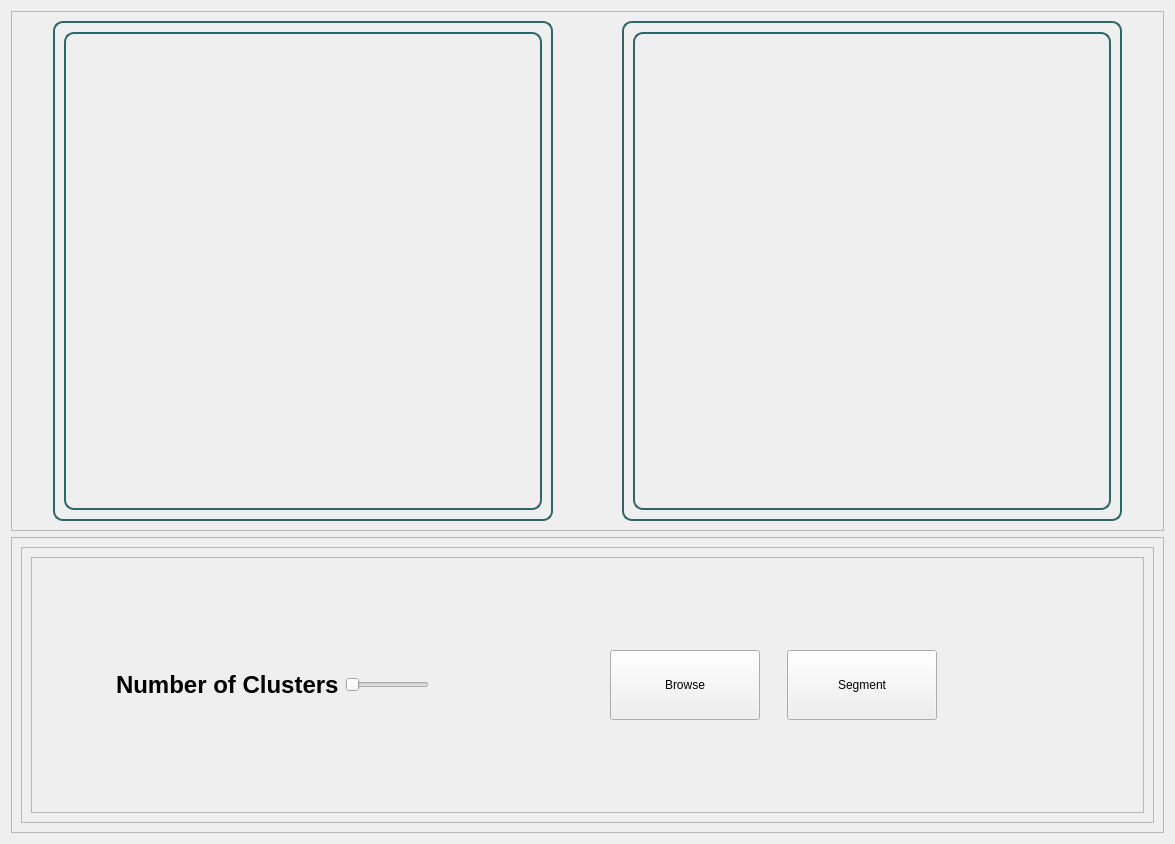
<?xml version="1.0" encoding="UTF-8"?>
<ui version="4.0">
 <class>KmeansWidget</class>
 <widget class="QWidget" name="KmeansWidget">
  <property name="geometry">
   <rect>
    <x>0</x>
    <y>0</y>
    <width>1175</width>
    <height>844</height>
   </rect>
  </property>
  <property name="windowTitle">
   <string>Form</string>
  </property>
  <layout class="QVBoxLayout" name="verticalLayout">
   <item>
    <widget class="QFrame" name="frame_7">
     <property name="frameShape">
      <enum>QFrame::StyledPanel</enum>
     </property>
     <property name="frameShadow">
      <enum>QFrame::Raised</enum>
     </property>
     <layout class="QHBoxLayout" name="horizontalLayout">
      <item>
       <widget class="QFrame" name="frame_8">
        <property name="minimumSize">
         <size>
          <width>500</width>
          <height>500</height>
         </size>
        </property>
        <property name="maximumSize">
         <size>
          <width>500</width>
          <height>500</height>
         </size>
        </property>
        <property name="styleSheet">
         <string notr="true">
           border: 2px solid #316669;
          border-radius: 10px;
      </string>
        </property>
        <property name="frameShape">
         <enum>QFrame::StyledPanel</enum>
        </property>
        <property name="frameShadow">
         <enum>QFrame::Raised</enum>
        </property>
        <layout class="QVBoxLayout" name="verticalLayout_2">
         <item>
          <widget class="QLabel" name="originalImage">
           <property name="text">
            <string/>
           </property>
          </widget>
         </item>
        </layout>
       </widget>
      </item>
      <item>
       <spacer name="horizontalSpacer_3">
        <property name="orientation">
         <enum>Qt::Horizontal</enum>
        </property>
        <property name="sizeType">
         <enum>QSizePolicy::Minimum</enum>
        </property>
        <property name="sizeHint" stdset="0">
         <size>
          <width>31</width>
          <height>20</height>
         </size>
        </property>
       </spacer>
      </item>
      <item>
       <widget class="QFrame" name="frame_9">
        <property name="minimumSize">
         <size>
          <width>500</width>
          <height>500</height>
         </size>
        </property>
        <property name="maximumSize">
         <size>
          <width>500</width>
          <height>500</height>
         </size>
        </property>
        <property name="styleSheet">
         <string notr="true">
           border: 2px solid  #316669;
          border-radius: 10px;
      </string>
        </property>
        <property name="frameShape">
         <enum>QFrame::StyledPanel</enum>
        </property>
        <property name="frameShadow">
         <enum>QFrame::Raised</enum>
        </property>
        <layout class="QVBoxLayout" name="verticalLayout_3">
         <item>
          <widget class="QLabel" name="processedImage">
           <property name="text">
            <string/>
           </property>
          </widget>
         </item>
        </layout>
       </widget>
      </item>
     </layout>
    </widget>
   </item>
   <item>
    <widget class="QFrame" name="frame_6">
     <property name="frameShape">
      <enum>QFrame::StyledPanel</enum>
     </property>
     <property name="frameShadow">
      <enum>QFrame::Raised</enum>
     </property>
     <layout class="QHBoxLayout" name="horizontalLayout_2">
      <item>
       <widget class="QFrame" name="frame_5">
        <property name="frameShape">
         <enum>QFrame::StyledPanel</enum>
        </property>
        <property name="frameShadow">
         <enum>QFrame::Raised</enum>
        </property>
        <layout class="QHBoxLayout" name="horizontalLayout_6">
         <item>
          <widget class="QFrame" name="frame">
           <property name="frameShape">
            <enum>QFrame::StyledPanel</enum>
           </property>
           <property name="frameShadow">
            <enum>QFrame::Raised</enum>
           </property>
           <layout class="QHBoxLayout" name="horizontalLayout_3">
            <item>
             <spacer name="horizontalSpacer">
              <property name="orientation">
               <enum>Qt::Horizontal</enum>
              </property>
              <property name="sizeHint" stdset="0">
               <size>
                <width>40</width>
                <height>20</height>
               </size>
              </property>
             </spacer>
            </item>
            <item>
             <widget class="QLabel" name="clustersNum">
              <property name="maximumSize">
               <size>
                <width>250</width>
                <height>16777215</height>
               </size>
              </property>
              <property name="font">
               <font>
                <pointsize>18</pointsize>
                <bold>true</bold>
               </font>
              </property>
              <property name="text">
               <string>Number of Clusters</string>
              </property>
             </widget>
            </item>
            <item>
             <widget class="QSlider" name="kCluserSlider">
              <property name="maximumSize">
               <size>
                <width>250</width>
                <height>16777215</height>
               </size>
              </property>
              <property name="orientation">
               <enum>Qt::Horizontal</enum>
              </property>
             </widget>
            </item>
            <item>
             <spacer name="horizontalSpacer_2">
              <property name="orientation">
               <enum>Qt::Horizontal</enum>
              </property>
              <property name="sizeType">
               <enum>QSizePolicy::Fixed</enum>
              </property>
              <property name="sizeHint" stdset="0">
               <size>
                <width>175</width>
                <height>20</height>
               </size>
              </property>
             </spacer>
            </item>
            <item>
             <widget class="QPushButton" name="browseBtn">
              <property name="minimumSize">
               <size>
                <width>150</width>
                <height>60</height>
               </size>
              </property>
              <property name="maximumSize">
               <size>
                <width>150</width>
                <height>70</height>
               </size>
              </property>
              <property name="text">
               <string>Browse</string>
              </property>
             </widget>
            </item>
            <item>
             <spacer name="horizontalSpacer_5">
              <property name="orientation">
               <enum>Qt::Horizontal</enum>
              </property>
              <property name="sizeType">
               <enum>QSizePolicy::Fixed</enum>
              </property>
              <property name="sizeHint" stdset="0">
               <size>
                <width>21</width>
                <height>20</height>
               </size>
              </property>
             </spacer>
            </item>
            <item>
             <widget class="QPushButton" name="segmentBtn">
              <property name="minimumSize">
               <size>
                <width>150</width>
                <height>60</height>
               </size>
              </property>
              <property name="maximumSize">
               <size>
                <width>150</width>
                <height>70</height>
               </size>
              </property>
              <property name="text">
               <string>Segment</string>
              </property>
             </widget>
            </item>
            <item>
             <spacer name="horizontalSpacer_4">
              <property name="orientation">
               <enum>Qt::Horizontal</enum>
              </property>
              <property name="sizeType">
               <enum>QSizePolicy::Fixed</enum>
              </property>
              <property name="sizeHint" stdset="0">
               <size>
                <width>197</width>
                <height>20</height>
               </size>
              </property>
             </spacer>
            </item>
           </layout>
          </widget>
         </item>
        </layout>
       </widget>
      </item>
     </layout>
    </widget>
   </item>
  </layout>
 </widget>
 <resources/>
 <connections/>
</ui>
